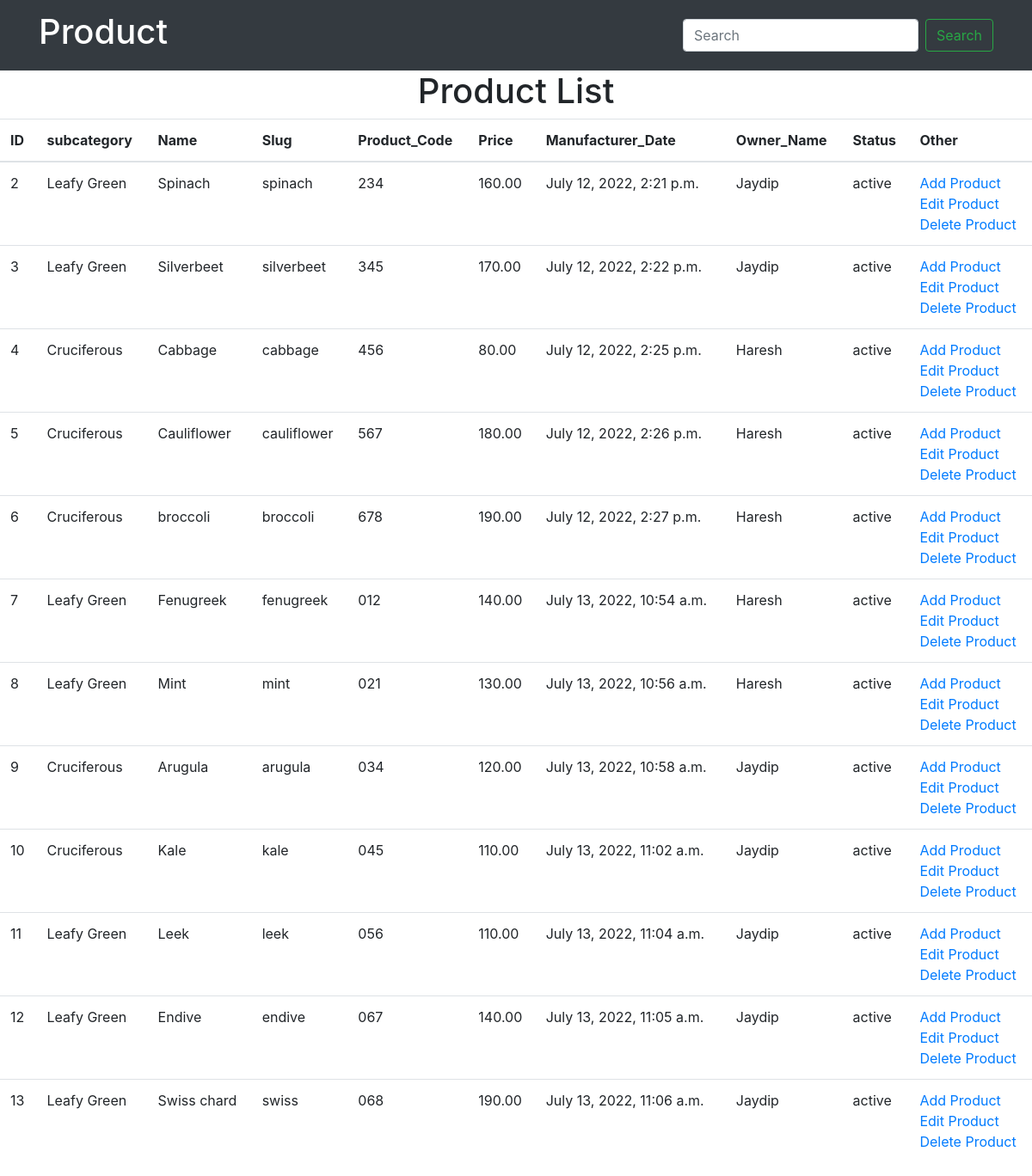
The app's page /index/ with its own data.
### eapp/models.py (models this page shows, shortened)
class Product(models.Model):
    subcategory = models.ForeignKey(Subcategory,
                                    related_name='products',
                                    on_delete=models.CASCADE)
    name = models.CharField(max_length=200, db_index=True)
    slug = models.SlugField(max_length=200, db_index=True)
    product_code = models.CharField(max_length=6, unique=True)
    price = models.DecimalField(max_digits=10, decimal_places=2)
    manufacturer_date = models.DateTimeField(auto_now_add=True)
    owner_name = models.CharField(max_length=200, db_index=True)
    STATUS_ACTIVE = 'active'
    STATUS_CANCELLED = 'cancelled'
    STATUS_DRAFT = 'draft'
    STATUS_CHOICES = ((STATUS_ACTIVE, 'Active'),)
    status = models.CharField(max_length=30, choices=STATUS_CHOICES)

class Subcategory(models.Model):
    category = models.ForeignKey(Category,
                                 related_name='category',
                                 on_delete=models.CASCADE)
    name = models.CharField(max_length=200, db_index=True)
    slug = models.SlugField(max_length=200, db_index=True)
    def __str__(self):
        return self.name

### eapp/views.py (the view)
# urls.py: path('index/', views.index, name='index'),
def index(request):
    if 'q' in request.GET:
        q = request.GET['q']
        data = Product.objects.filter(name__icontains=q)
    else:
        data = Product.objects.all()
    con = {'data': data}
    return render(request, "index.html", con)

### eapp/templates/index.html
{% extends 'base.html' %}
{%  block content %}
<center><h1>Product List</h1></center>
<table class="table">
    <thead>
    <tr>
        <th scope="col">ID</th>
        <th scope="col">subcategory</th>
        <th scope="col">Name</th>
        <th scope="col">Slug</th>
        <th scope="col">Product_Code</th>
        <th scope="col">Price</th>
        <th scope="col">Manufacturer_Date</th>
        <th scope="col">Owner_Name</th>
        <th scope="col">Status</th>
        <th scope="col">Other</th>
    </tr>
    </thead>
    <tbody>
    {% for x in data %}
    <tr>
        <td>{{x.id}}</td>
        <td>{{x.subcategory}}</td>
        <td>{{x.name}}</td>
        <td>{{x.slug}}</td>
        <td>{{x.product_code}}</td>
        <td>{{x.price}}</td>
        <td>{{x.manufacturer_date}}</td>
        <td>{{x.owner_name}}</td>
        <td>{{x.status}}</td>
        <td>
            <a href="/product/">Add Product</a><br>
            <a  href="/edit/{{x.id}}/">Edit Product</a><br>
            <a href="/del/{{x.id}}/">Delete Product</a><br>
        </td>
    </tr>
    {% endfor %}
    </tbody>
</table>
{% endblock %}

### eapp/templates/base.html (shortened to what this page needs)
<!doctype html>
<html lang="en">
<head>
    <link rel="stylesheet" href="https://cdn.jsdelivr.net/npm/bootstrap@4.6.1/dist/css/bootstrap.min.css"
>
</head>
<body>
{% include 'nav.html' %}
{%  block content %}
{% endblock %}
</body>
</html>

### eapp/templates/nav.html (shortened to what this page needs)
<nav class="navbar navbar-expand-lg navbar-dark bg-dark">
    <div class="container">
        <a class="navbar-brand" href="{% url 'index' %}"><h1>Product</h1></a>
        <form class="form-inline my-2 my-lg-0">
            <input class="form-control mr-sm-2" name="q" type="search" placeholder="Search" aria-label="Search">
            <button class="btn btn-outline-success my-2 my-sm-0" type="submit">Search</button>
        </form>
    </div>
</nav>

### records on screen
Product: id "2", subcategory "Leafy Green", name "Spinach", slug "spinach", product_code "234", price "160.00", manufacturer_date "July 12, 2022, 2:21 p.m.", owner_name "Jaydip", status "active"
Product: id "3", subcategory "Leafy Green", name "Silverbeet", slug "silverbeet", product_code "345", price "170.00", manufacturer_date "July 12, 2022, 2:22 p.m.", owner_name "Jaydip", status "active"
Product: id "4", subcategory "Cruciferous", name "Cabbage", slug "cabbage", product_code "456", price "80.00", manufacturer_date "July 12, 2022, 2:25 p.m.", owner_name "Haresh", status "active"
Product: id "5", subcategory "Cruciferous", name "Cauliflower", slug "cauliflower", product_code "567", price "180.00", manufacturer_date "July 12, 2022, 2:26 p.m.", owner_name "Haresh", status "active"
Product: id "6", subcategory "Cruciferous", name "broccoli", slug "broccoli", product_code "678", price "190.00", manufacturer_date "July 12, 2022, 2:27 p.m.", owner_name "Haresh", status "active"
Product: id "7", subcategory "Leafy Green", name "Fenugreek", slug "fenugreek", product_code "012", price "140.00", manufacturer_date "July 13, 2022, 10:54 a.m.", owner_name "Haresh", status "active"
Product: id "8", subcategory "Leafy Green", name "Mint", slug "mint", product_code "021", price "130.00", manufacturer_date "July 13, 2022, 10:56 a.m.", owner_name "Haresh", status "active"
Product: id "9", subcategory "Cruciferous", name "Arugula", slug "arugula", product_code "034", price "120.00", manufacturer_date "July 13, 2022, 10:58 a.m.", owner_name "Jaydip", status "active"
Product: id "10", subcategory "Cruciferous", name "Kale", slug "kale", product_code "045", price "110.00", manufacturer_date "July 13, 2022, 11:02 a.m.", owner_name "Jaydip", status "active"
Product: id "11", subcategory "Leafy Green", name "Leek", slug "leek", product_code "056", price "110.00", manufacturer_date "July 13, 2022, 11:04 a.m.", owner_name "Jaydip", status "active"
Product: id "12", subcategory "Leafy Green", name "Endive", slug "endive", product_code "067", price "140.00", manufacturer_date "July 13, 2022, 11:05 a.m.", owner_name "Jaydip", status "active"
Product: id "13", subcategory "Leafy Green", name "Swiss chard", slug "swiss", product_code "068", price "190.00", manufacturer_date "July 13, 2022, 11:06 a.m.", owner_name "Jaydip", status "active"
